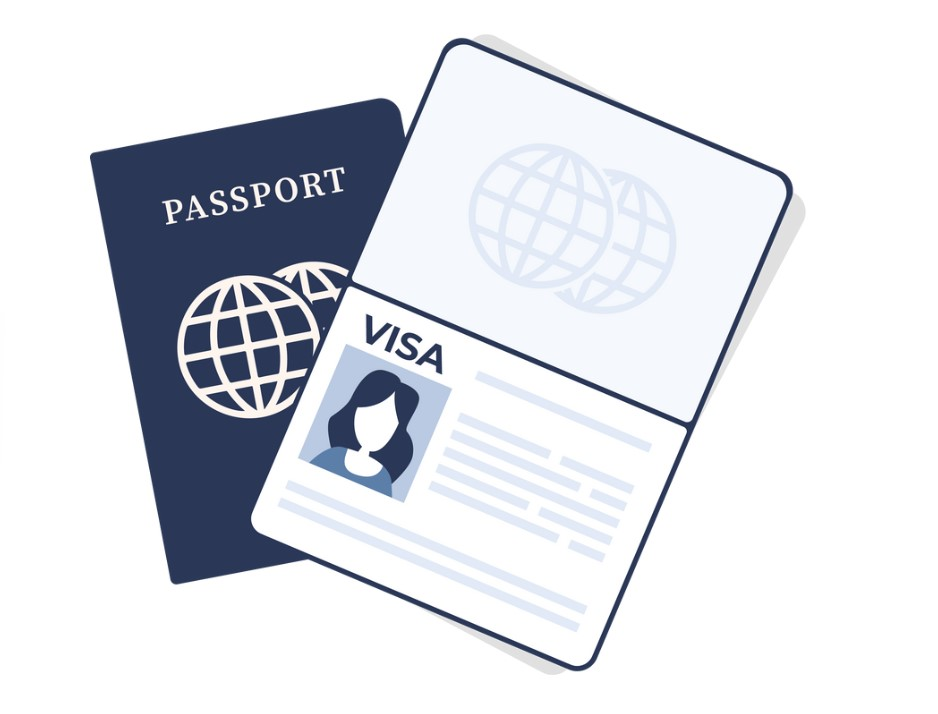
#> input picture Projects/Project 01: Text Extraction from Images/visa.jpg, 938 x 714 px
$ jupyter execute --allow-errors 'Text Extraction from Images.ipynb'   (shell and % lines are left out)
#> lines starting #> are read from the running program, lines starting #| are printed output that depends on the picture; after the words box and inside, x2 and y2 are one past the last pixel; in counts of white or black regions, pixels touching at a corner belong together
# <center>Text Extraction From Image </center>

1. Env. Setup
2. Image Processing

[cell 1]
import numpy as np
import cv2

image_data  =cv2.imread("./visa.jpg")
#> image_data is the input picture: shape (714, 938, 3); mean B, G, R 229.7, 223.9, 221.3
image_convert = cv2.cvtColor(image_data, cv2.COLOR_BGR2GRAY)
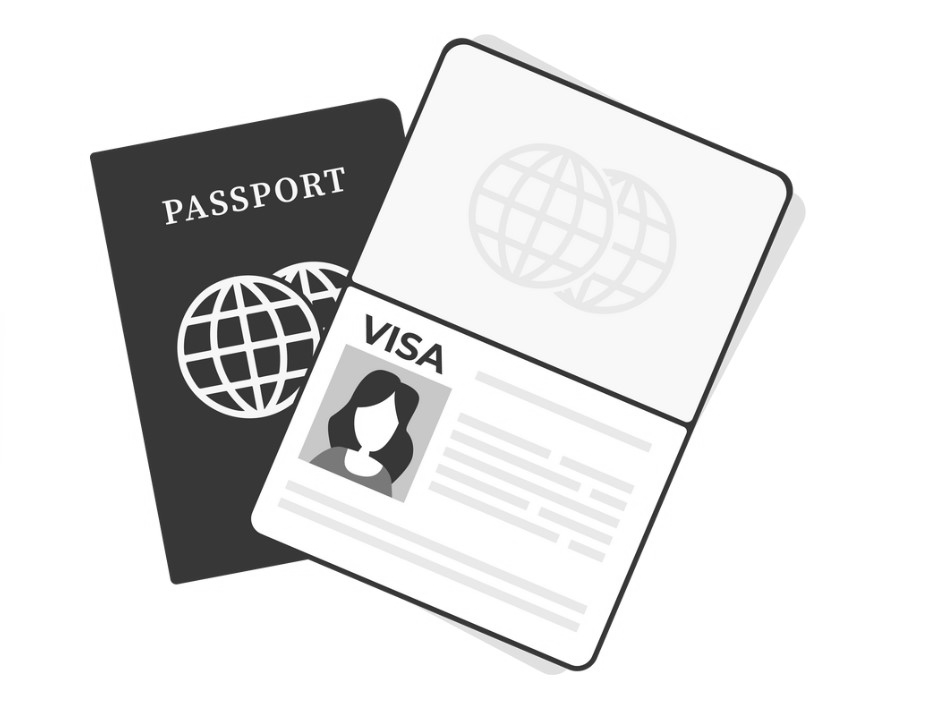
#> image_convert: shape (714, 938); min 29, max 255, mean 223.9

blurred_application = cv2.GaussianBlur(image_convert, (5, 5), 0)

_, binary_image = cv2.threshold(blurred_application, 0, 255, cv2.THRESH_BINARY_INV + cv2.THRESH_OTSU)
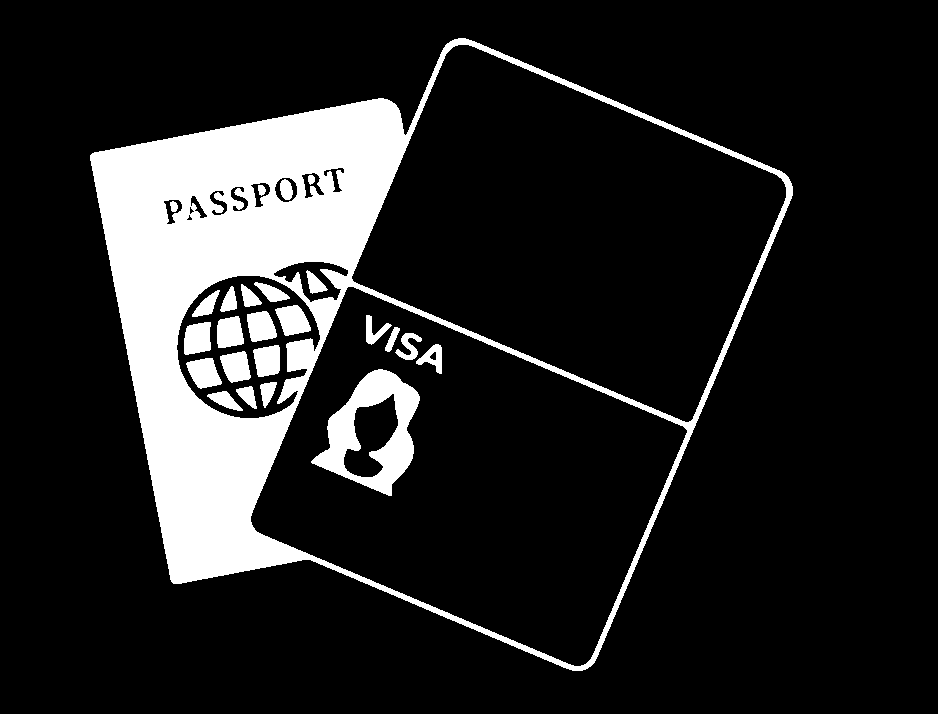
#> binary_image: shape (714, 938); 14.4% white; 25 white regions

[cell 2]
contours, _  = cv2.findContours(binary_image, cv2.RETR_EXTERNAL, cv2.CHAIN_APPROX_SIMPLE)
#> contours = 1 contour; box (x1, y1, x2, y2) and area: (90, 38, 793, 671) 291580
image_for_contour = image_data.copy()
cv2.drawContours(image_for_contour, contours, -1, (0, 255, 0), 3)
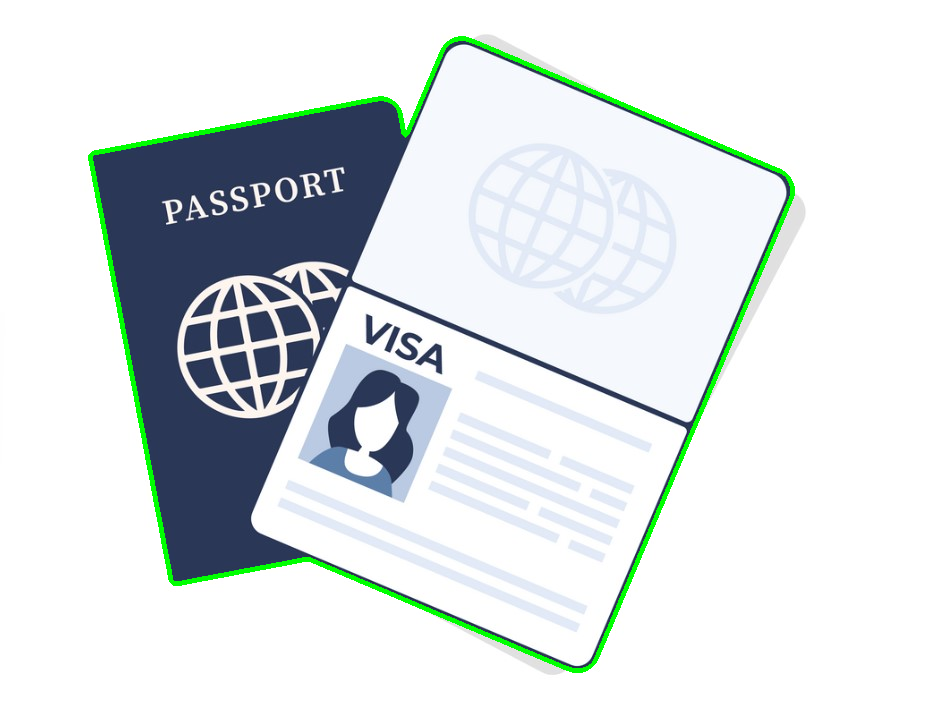
#> image_for_contour: shape (714, 938, 3); 1.57% of pixels changed, all inside (x1, y1, x2, y2) = (88, 36, 795, 673)
cv2.imshow("Image For Contours", image_for_contour)
cv2.waitKey(0)
cv2.destroyAllWindows()
